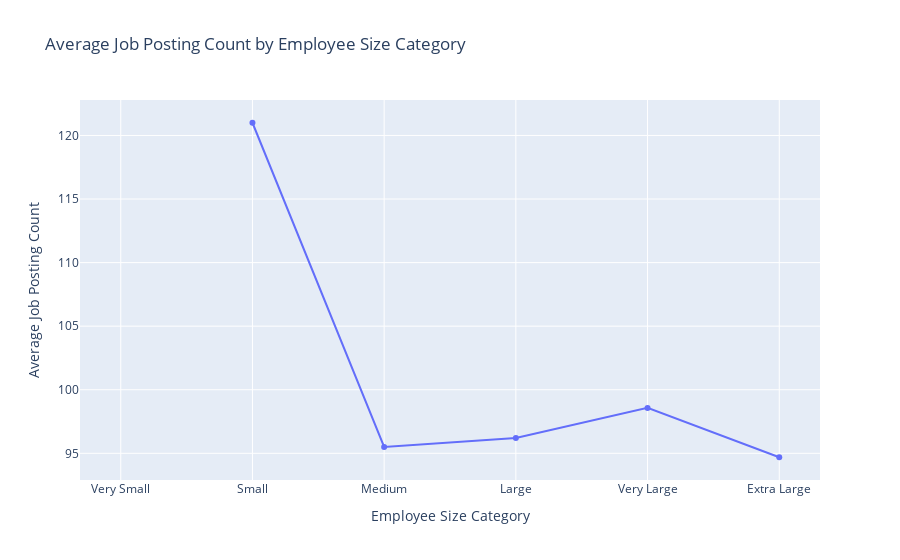

The notebook cell saved with this chart:
### Code cell
import plotly.express as px

# Create the line graph with Plotly
fig = px.line(line_data, x='employee_size_bin', y='job_posting_count', 
              title='Average Job Posting Count by Employee Size Category',
              markers=True)

# Show the plot
fig.update_layout(xaxis_title='Employee Size Category', yaxis_title='Average Job Posting Count')
fig.show()

### Figure 1 — Plotly figure (JSON) as saved in the notebook; plotly's stock layout.template omitted (floating-point values rounded to 4 significant figures)
{"data": [{"hovertemplate": "employee_size_bin=%{x}<br>job_posting_count=%{y}<extra></extra>", "legendgroup": "", "line": {"color": "#636efa", "dash": "solid"}, "marker": {"symbol": "circle"}, "mode": "lines+markers", "name": "", "orientation": "v", "showlegend": false, "type": "scatter", "x": ["Very Small", "Small", "Medium", "Large", "Very Large", "Extra Large"], "xaxis": "x", "y": [null, 121, 95.5, 96.2, 98.57, 94.69], "yaxis": "y"}], "layout": {"legend": {"tracegroupgap": 0}, "title": {"text": "Average Job Posting Count by Employee Size Category"}, "xaxis": {"anchor": "y", "domain": [0, 1], "title": {"text": "Employee Size Category"}}, "yaxis": {"anchor": "x", "domain": [0, 1], "title": {"text": "Average Job Posting Count"}}}}
